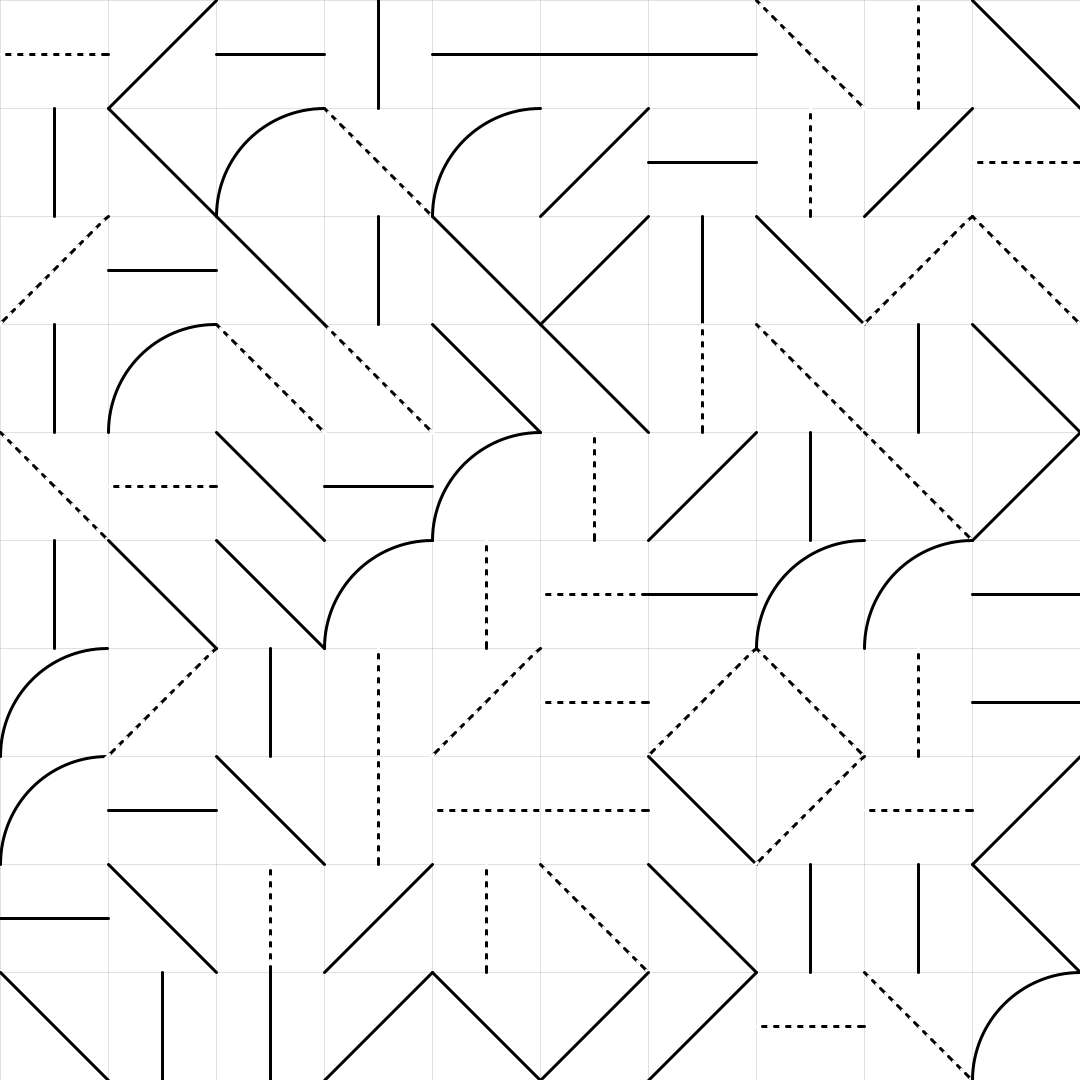
Frame 1 (no input)
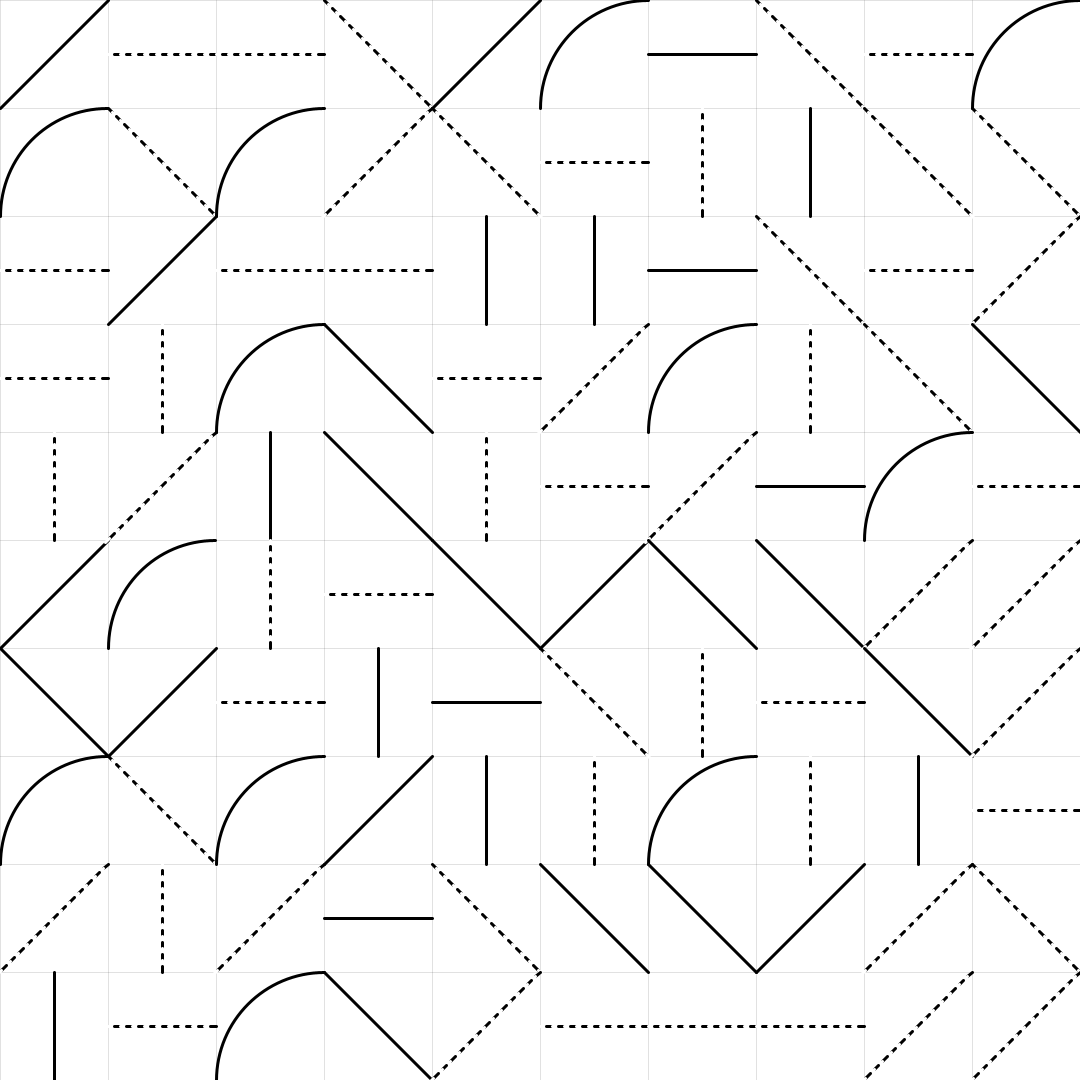
Frame 2 (the mouse pressed at the canvas centre, redrawn once)

The Processing sketch that drew these frames (run headless with seeded random() and noise(); the mouse was pressed at the canvas centre and the sketch redrawn once):

// Processing sketch: week10_alptugan_Sol_Lewitt_06
// ── week10_alptugan_Sol_Lewitt_06.pde
// https://www.moma.org/calendar/exhibitions/305
// Rules
// 1- Grid must be in fixed size
// 2- All grid must include 2 random shape
// 3- There must be minimum 4 different shapes

boolean isDebug;

float xStart;
float yStart;
float xEnd;
float yEnd;

float gridSize;

float strokeW;

void setup() {
  surface.setLocation(0, 0);
  size(1080, 1080);
  background(255);

  smooth(); 

  xStart = 0;
  yStart = 0;
  xEnd = width;
  yEnd = height;

  gridSize = 108;
  strokeW  = 3;
  isDebug = true;
  noLoop();
}


void draw() {
  background(255); 
  noFill();

  for (float x = 0; x < width; x += gridSize) {
    for (float y = 0; y < height; y+= gridSize) {
      // debug Lines
      if (isDebug == true) {
        stroke(0, 0, 0, 30);
        strokeWeight(1);
        if (y == 0) {
          line(x, 0, x, height);
        }
        if (x == 0) {
          line(0, y, width, y);
        }
      }
    }
  }

  //randomSeed(10);
  for (float x = 0; x < width; x += gridSize) {
    for (float y = 0; y < height; y+= gridSize) {

      generateGrid(x, y, gridSize);
      //generateGrid(x, y, gridSize);
    }
  }
}

void generateGrid(float x, float y, float gridSize) {

  float chanceFac = random(9);

  if (chanceFac <= 1) {
    xStart = x;
    yStart = y;
    xEnd   = x + gridSize;
    yEnd   = y + gridSize;

    drawDiagonalLine(xStart, yStart, xEnd, yEnd);
  } else if ( chanceFac <= 2) {
    xStart = x + gridSize;
    yStart = y;
    xEnd   = x;
    yEnd   = y + gridSize;

    drawDiagonalLine(xStart, yStart, xEnd, yEnd);
  } else if (chanceFac <= 3) {
    // Vertical Line in the middle
    xStart = x + gridSize * 0.5;
    yStart = y;
    xEnd   = x + gridSize * 0.5;
    yEnd   = y + gridSize;
    drawStraightLine(xStart, yStart, xEnd, yEnd);
  } else if (chanceFac <= 4) {
    // Horizontal Line in the middle
    xStart = x;
    yStart = y + gridSize * 0.5;
    xEnd   = x + gridSize;
    yEnd   = y + gridSize * 0.5;
    drawStraightLine(xStart, yStart, xEnd, yEnd);
  } else if (chanceFac <= 5) {
    // Draw quater circle
    xStart = x + gridSize;
    yStart = y + gridSize;
    xEnd   = gridSize*2;
    yEnd   = gridSize*2;
    drawQuarterCircle(xStart, yStart, xEnd, yEnd);
  } else if (chanceFac <= 6) {
    xStart = x;
    yStart = y + gridSize * 0.5;
    drawHorizontalDashedLine(xStart, yStart);
  } else if (chanceFac <= 7) {
    xStart = x + gridSize * 0.5;
    yStart = y;
    drawVerticalDashedLine(xStart, yStart);
  } else if (chanceFac <= 8) {
    xStart = x;
    yStart = y;
    xEnd   = x + gridSize;
    yEnd   = y + gridSize;
    drawDiagonalDashedLine(xStart, yStart, xEnd, yEnd);
  } else if (chanceFac <= 9) {
    xStart = x + gridSize;
    yStart = y;
    xEnd   = x + gridSize*2;
    yEnd   = y + gridSize;
    drawDiagonalDashedLine2(xStart, yStart, xEnd, yEnd);
  }
}


void drawStraightLine(float x1, float y1, float x2, float y2) {
  // Set stroke thickness
  //strokeCap(PROJECT);
  strokeWeight(strokeW);
  stroke(0, 255);

  line(x1, y1, x2, y2);
}

void drawHorizontalDashedLine(float x1, float y1) {
  strokeWeight(strokeW);
  stroke(0, 255);

  for (float x = x1; x < x1 + gridSize; x += 6) {
    stroke(-(int(x)+int(y1)>>1 & 1));
    line(x, y1, x+6, y1);
  }
}

void drawVerticalDashedLine(float x1, float y1) {
  strokeWeight(strokeW);
  stroke(0, 255);

  for (float y = y1; y < y1 + gridSize; y += 6) {
    stroke(-(int(y)+int(x1)>>1 & 1));
    line(x1, y, x1, y + 6);
  }
}

void drawDiagonalDashedLine(float x1, float y1, float x2, float y2) {
  strokeWeight(strokeW);
  stroke(0, 255);
  
  pushMatrix();
  translate(x1, y1);
  rotate(radians(45));
  for (float x = x1; x < x1 + gridSize + gridSize*0.4; x += 6) {
    stroke(-(int(x)+int(y1)>>1 & 1));
    line(x - x1, 0, x+6 - x1, 0);
  }
  popMatrix();
}

void drawDiagonalDashedLine2(float x1, float y1, float x2, float y2) {
  strokeWeight(strokeW);
  stroke(0, 255);
  
  pushMatrix();
  translate(x1, y1);
  rotate(radians(90+45));
  for (float x = x1; x < x1 + gridSize + gridSize*0.4; x += 6) {
    stroke(-(int(x)+int(y1)>>1 & 1));
    line(x - x1, 0, x+6 - x1, 0);
  }
  popMatrix();
}

void drawDiagonalLine(float x1, float y1, float x2, float y2) {
  // Set stroke thickness
  //strokeCap(PROJECT);
  strokeWeight(strokeW);
  stroke(0, 255);

  // Draw Line
  line(x1, y1, x2, y2);
}

void drawQuarterCircle(float x1, float y1, float x2, float y2) {
  //arc(0, 0, gridSize * 2, gridSize * 2, 0, HALF_PI);
  strokeWeight(strokeW);
  stroke(0, 255);
  arc(x1, y1, x2, y2, PI, PI+HALF_PI);
}


void mousePressed() {
  loop();
}

void mouseReleased() {
  noLoop();
}
